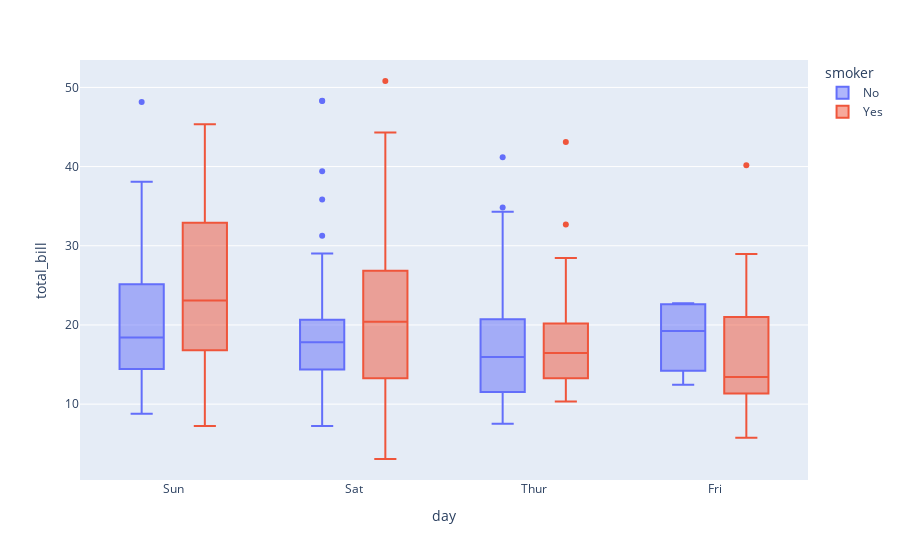

This figure's notebook cell:
### Code cell
import plotly.express as px
import pandas as pd
import plotly.express as px
import plotly.graph_objects as go
import pymysql

db_name = "air"
db_host = "localhost"
db_username = "root"
db_password = "root"

try:
    conn=pymysql.connect(host =db_host,
                        port = int(3306),
                        user = db_username,
                        passwd = db_password,
                        db=db_name)
except e:
        print(e)

df = px.data.tips()

fig = px.box(df, x="day", y="total_bill", color="smoker")
fig.update_traces(quartilemethod="exclusive") # or "inclusive", or "linear" by default
fig.show()

### Figure 1 — Plotly figure (JSON) as saved in the notebook; plotly's stock layout.template omitted (floating-point values rounded to 4 significant figures; data arrays with more than 128 entries replaced by an {"elided": "..."} marker saying what was removed)
{"data": [{"alignmentgroup": "True", "hovertemplate": "smoker=No<br>day=%{x}<br>total_bill=%{y}<extra></extra>", "legendgroup": "No", "marker": {"color": "#636efa"}, "name": "No", "notched": false, "offsetgroup": "No", "orientation": "v", "quartilemethod": "exclusive", "showlegend": true, "type": "box", "x": {"elided": "151 str values"}, "x0": " ", "xaxis": "x", "y": {"elided": "151 float values"}, "y0": " ", "yaxis": "y"}, {"alignmentgroup": "True", "hovertemplate": "smoker=Yes<br>day=%{x}<br>total_bill=%{y}<extra></extra>", "legendgroup": "Yes", "marker": {"color": "#EF553B"}, "name": "Yes", "notched": false, "offsetgroup": "Yes", "orientation": "v", "quartilemethod": "exclusive", "showlegend": true, "type": "box", "x": ["Sat", "Sat", "Sat", "Sat", "Sat", "Sat", "Sat", "Sat", "Sat", "Sat", "Sat", "Thur", "Thur", "Fri", "Fri", "Fri", "Fri", "Fri", "Fri", "Fri", "Fri", "Fri", "Sat", "Sat", "Sat", "Sat", "Sat", "Sat", "Thur", "Sun", "Sat", "Sat", "Sat", "Sat", "Sun", "Sun", "Sun", "Sun", "Sun", "Sun", "Sun", "Sun", "Sun", "Sun", "Sun", "Sun", "Sun", "Sun", "Sun", "Sun", "Sun", "Sun", "Thur", "Thur", "Thur", "Thur", "Thur", "Thur", "Thur", "Thur", "Thur", "Thur", "Thur", "Thur", "Thur", "Thur", "Sat", "Sat", "Sat", "Sat", "Sat", "Sat", "Sat", "Sat", "Sat", "Sat", "Sat", "Sat", "Sat", "Fri", "Fri", "Fri", "Fri", "Fri", "Fri", "Sat", "Sat", "Sat", "Sat", "Sat", "Sat", "Sat", "Sat"], "x0": " ", "xaxis": "x", "y": [38.01, 11.24, 20.29, 13.81, 11.02, 18.29, 3.07, 15.01, 26.86, 25.28, 17.92, 19.44, 32.68, 28.97, 5.75, 16.32, 40.17, 27.28, 12.03, 21.01, 11.35, 15.38, 44.3, 22.42, 15.36, 20.49, 25.21, 14.31, 16, 17.51, 10.59, 10.63, 50.81, 15.81, 7.25, 31.85, 16.82, 32.9, 17.89, 14.48, 9.6, 34.63, 34.65, 23.33, 45.35, 23.17, 40.55, 20.9, 30.46, 18.15, 23.1, 15.69, 19.81, 28.44, 15.48, 16.58, 10.34, 43.11, 13, 13.51, 18.71, 12.74, 13, 16.4, 20.53, 16.47, 26.59, 38.73, 24.27, 12.76, 30.06, 25.89, 13.27, 28.17, 12.9, 28.15, 11.59, 7.74, 30.14, 12.16, 13.42, 8.58, 13.42, 16.27, 10.09, 22.12, 24.01, 15.69, 15.53, 12.6, 32.83, 27.18, 22.67], "y0": " ", "yaxis": "y"}], "layout": {"boxmode": "group", "legend": {"title": {"text": "smoker"}, "tracegroupgap": 0}, "margin": {"t": 60}, "xaxis": {"anchor": "y", "domain": [0, 1], "title": {"text": "day"}}, "yaxis": {"anchor": "x", "domain": [0, 1], "title": {"text": "total_bill"}}}}
